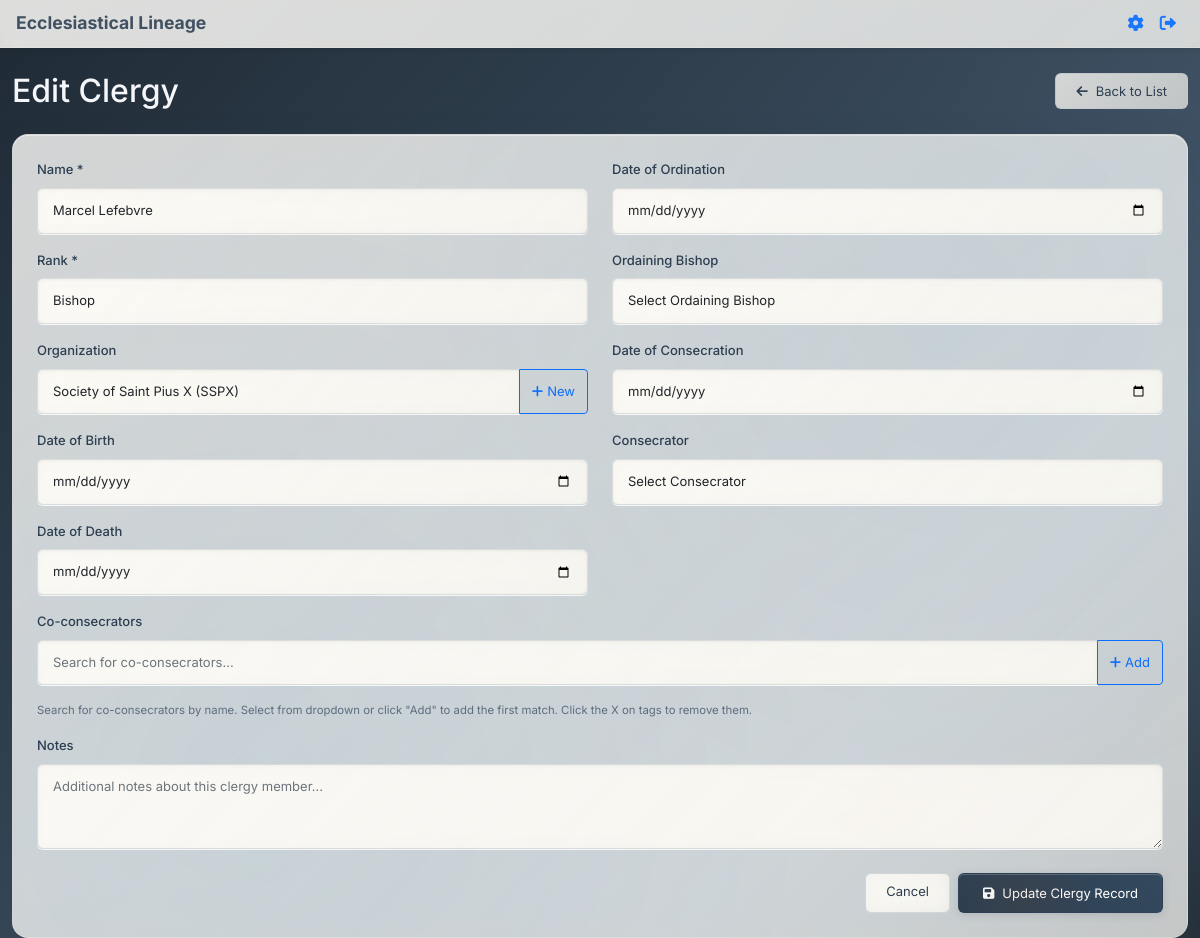
The app's page /clergy/17/edit (signed in) with its own data.
### app.py (models this page shows, shortened)
class Clergy(db.Model):
    id = db.Column(db.Integer, primary_key=True)
    name = db.Column(db.String(200), nullable=False)
    rank = db.Column(db.String(100), nullable=False)
    organization = db.Column(db.String(200))
    date_of_birth = db.Column(db.Date)
    date_of_ordination = db.Column(db.Date)
    ordaining_bishop_id = db.Column(db.Integer, db.ForeignKey('clergy.id'))
    date_of_consecration = db.Column(db.Date)
    consecrator_id = db.Column(db.Integer, db.ForeignKey('clergy.id'))
    co_consecrators = db.Column(db.Text)  # JSON array of clergy IDs
    date_of_death = db.Column(db.Date)
    notes = db.Column(db.Text)
    ordaining_bishop = db.relationship('Clergy', foreign_keys=[ordaining_bishop_id], remote_side=[id])
    consecrator = db.relationship('Clergy', foreign_keys=[consecrator_id], remote_side=[id])
    def get_co_consecrators(self):
        if self.co_consecrators:
            return json.loads(self.co_consecrators)
        return []

class Rank(db.Model):
    id = db.Column(db.Integer, primary_key=True)
    name = db.Column(db.String(100), unique=True, nullable=False)
    description = db.Column(db.Text)
    color = db.Column(db.String(7), nullable=False, default="#000000")
    created_at = db.Column(db.DateTime, default=datetime.utcnow)

class Organization(db.Model):
    id = db.Column(db.Integer, primary_key=True)
    name = db.Column(db.String(200), unique=True, nullable=False)
    abbreviation = db.Column(db.String(20), unique=True)  # Short code for the organization
    description = db.Column(db.Text)
    color = db.Column(db.String(7), nullable=False, default="#27ae60")
    created_at = db.Column(db.DateTime, default=datetime.utcnow)

### app.py (the view, shortened to what this page needs)
@app.route('/clergy/<int:clergy_id>/edit', methods=['GET', 'POST'])
def edit_clergy(clergy_id):
    if 'user_id' not in session:
        flash('Please log in to edit clergy records.', 'error')
        return redirect(url_for('login'))
    clergy = Clergy.query.get_or_404(clergy_id)
    all_clergy = Clergy.query.all()
    all_clergy_data = [
        {
            'id': clergy_member.id,
            'name': clergy_member.name,
            'rank': clergy_member.rank,
            'organization': clergy_member.organization
        }
        for clergy_member in all_clergy
    ]
    ranks = Rank.query.order_by(Rank.name).all()
    organizations = Organization.query.order_by(Organization.name).all()
    return render_template('add_clergy.html',
                         clergy=clergy,
                         all_clergy=all_clergy,
                         all_clergy_data=all_clergy_data,
                         ranks=ranks,
                         organizations=organizations,
                         edit_mode=True)

### templates/add_clergy.html (shortened to what this page needs)
{% extends "base.html" %}
{% block full_content %}
    <div class="container mt-4">
    <div class="d-flex justify-content-between align-items-center mb-4">
        <h1 class="h2 mb-0">{% if edit_mode %}Edit Clergy{% else %}Add New Clergy{% endif %}</h1>
        <a href="{{ url_for('clergy_list') }}" class="btn btn-outline-secondary">
            <i class="fas fa-arrow-left me-2"></i>Back to List
        </a>
    </div>
    <div class="card">
        <div class="card-body p-4">
            <form method="POST">
                <div class="row">
                    <div class="col-md-6">
                        <div class="mb-3">
                            <label for="name" class="form-label">Name *</label>
                            <input type="text" class="form-control" id="name" name="name" value="{{ clergy.name if edit_mode else '' }}" required>
                        </div>
                        <div class="mb-3">
                            <label for="rank" class="form-label">Rank *</label>
                            <select class="form-select" id="rank" name="rank" required>
                                {% for rank in ranks %}
                                    <option value="{{ rank.name }}" {% if edit_mode and clergy.rank == rank.name %}selected{% endif %}>{{ rank.name }}</option>
                                {% endfor %}
                            </select>
                        </div>
                        <div class="mb-3">
                            <label for="organization" class="form-label">Organization</label>
                            <div class="input-group">
                                <select class="form-select" id="organization" name="organization">
                                    {% for organization in organizations %}
                                        <option value="{{ organization.name }}" {% if edit_mode and clergy.organization == organization.name %}selected{% endif %}>{{ organization.name }}{% if organization.abbreviation %} ({{ organization.abbreviation }}){% endif %}</option>
                                    {% endfor %}
                                </select>
                                <button class="btn btn-outline-primary" type="button" onclick="openAddOrganizationModal()" title="Add new organization">
                                    <i class="fas fa-plus me-1"></i>New
                                </button>
                            </div>
                        </div>
                        <div class="mb-3">
                            <label for="date_of_birth" class="form-label">Date of Birth</label>
                            <input type="date" class="form-control" id="date_of_birth" name="date_of_birth" value="{{ clergy.date_of_birth.strftime('%Y-%m-%d') if edit_mode and clergy.date_of_birth else '' }}">
                        </div>
                        <div class="mb-3">
                            <label for="date_of_death" class="form-label">Date of Death</label>
                            <input type="date" class="form-control" id="date_of_death" name="date_of_death" value="{{ clergy.date_of_death.strftime('%Y-%m-%d') if edit_mode and clergy.date_of_death else '' }}">
                        </div>
                    </div>
                    <div class="col-md-6">
                        <div class="mb-3">
                            <label for="date_of_ordination" class="form-label">Date of Ordination</label>
                            <input type="date" class="form-control" id="date_of_ordination" name="date_of_ordination" value="{{ clergy.date_of_ordination.strftime('%Y-%m-%d') if edit_mode and clergy.date_of_ordination else '' }}">
                        </div>
                        <div class="mb-3">
                            <label for="ordaining_bishop_id" class="form-label">Ordaining Bishop</label>
                            <select class="form-select" id="ordaining_bishop_id" name="ordaining_bishop_id">
                                <option value="">Select Ordaining Bishop</option>
                                {% set ord_date = clergy.date_of_ordination if edit_mode else None %}
                            </select>
                        </div>
                        <div class="mb-3">
                            <label for="date_of_consecration" class="form-label">Date of Consecration</label>
                            <input type="date" class="form-control" id="date_of_consecration" name="date_of_consecration" value="{{ clergy.date_of_consecration.strftime('%Y-%m-%d') if edit_mode and clergy.date_of_consecration else '' }}">
                        </div>
                        <div class="mb-3">
                            <label for="consecrator_id" class="form-label">Consecrator</label>
                            <select class="form-select" id="consecrator_id" name="consecrator_id">
                                <option value="">Select Consecrator</option>
                                {% set cons_date = clergy.date_of_consecration if edit_mode else None %}
                            </select>
                        </div>
                    </div>
                </div>
                <div class="mb-3">
                    <label for="co_consecrators" class="form-label">Co-consecrators</label>
                    <div class="co-consecrators-container">
                        <div class="input-group mb-2">
                            <input type="text" class="form-control" id="co_consecrator_search" placeholder="Search for co-consecrators...">
                            <button class="btn btn-outline-primary" type="button" id="add_co_consecrator" title="Add selected co-consecrator">
                                <i class="fas fa-plus me-1"></i>Add
                            </button>
                        </div>
                    </div>
                    <div class="form-text">Search for co-consecrators by name. Select from dropdown or click "Add" to add the first match. Click the X on tags to remove them.</div>
                </div>
                <div class="mb-3">
                    <label for="notes" class="form-label">Notes</label>
                    <textarea class="form-control" id="notes" name="notes" rows="3" placeholder="Additional notes about this clergy member...">{{ clergy.notes if edit_mode else '' }}</textarea>
                </div>
                <div class="d-flex justify-content-end gap-2 mt-4">
                    <a href="{{ url_for('clergy_list') }}" class="btn btn-outline-secondary">Cancel</a>
                    <button type="submit" class="btn btn-primary">
                        <i class="fas fa-save me-2"></i>{% if edit_mode %}Update Clergy Record{% else %}Save Clergy Record{% endif %}
                    </button>
                </div>
            </form>
        </div>
    </div>
{% endblock %}

### records on screen
Clergy: name "Marcel Lefebvre", rank "Bishop", organization "Society of Saint Pius X (SSPX)"
